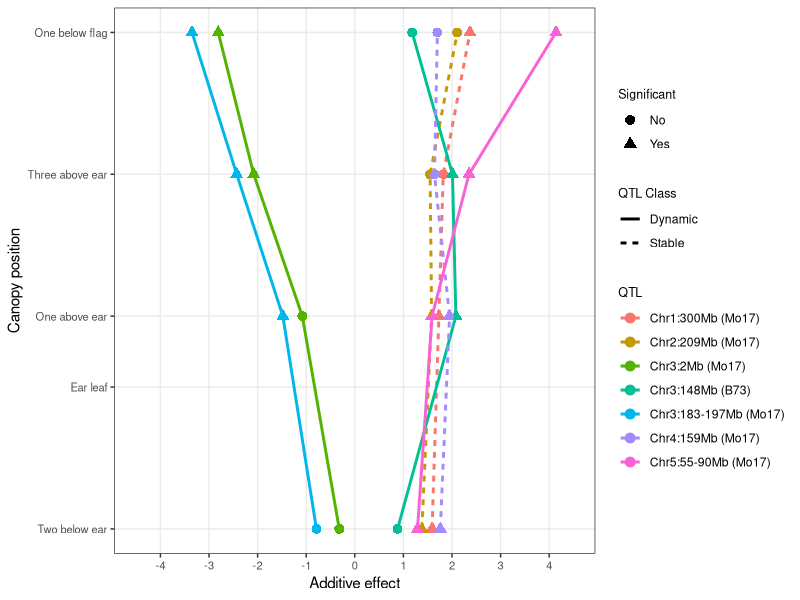
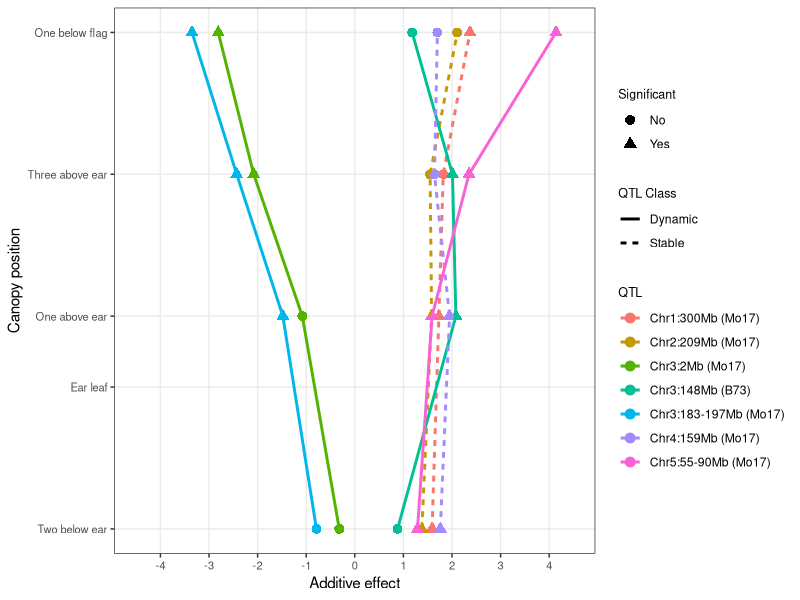

Here is the R script that generated these plots, in order:
library(tidyverse)


data <- read_tsv("QTL_Analysis/QTL_Additive_Classes.txt")


(out <- data %>%
    mutate(`QTL Class` = factor(`QTL Class`),
           QTL = paste0(QTL," (",Source,")"),
           QTL = factor(QTL) %>% fct_reorder(Order)) %>% 
    ggplot(aes(x = Coded,y = Additive,group = QTL)) +
    geom_point(aes(color = QTL,
                   shape = Significant),
               size = 3) +
    geom_line(aes(linetype = `QTL Class`,
                  color = QTL),
              linewidth = 1) +
    theme_bw() +
    scale_x_continuous(breaks = c(-2,0,1,3,5),
                    labels = c("Two below ear",
                               "Ear leaf",
                               "One above ear",
                               "Three above ear",
                               "One below flag"),
                    name = "Canopy position") +
    # scale_x_reverse(breaks = c(-2,0,1,3,5),
    #                    labels = c("Two below ear",
    #                               "Ear leaf",
    #                               "One above ear",
    #                               "Three above ear",
    #                               "One below flag"),
    #                    name = "Canopy position") +
    coord_flip() +
    ylab("Additive effect") +
    scale_y_continuous(limits = c(-4.5,4.5),n.breaks = 10) +
    theme(panel.grid.minor = element_blank(),
          axis.text = element_text(size = 8),
          legend.title = element_text(size = 9)))


ggsave(plot = out,
       filename = "QTL_Analysis/Fig5-LA_QTL_Classes.png",
       width = 7,
       height = 6,
       dpi = 1200)
